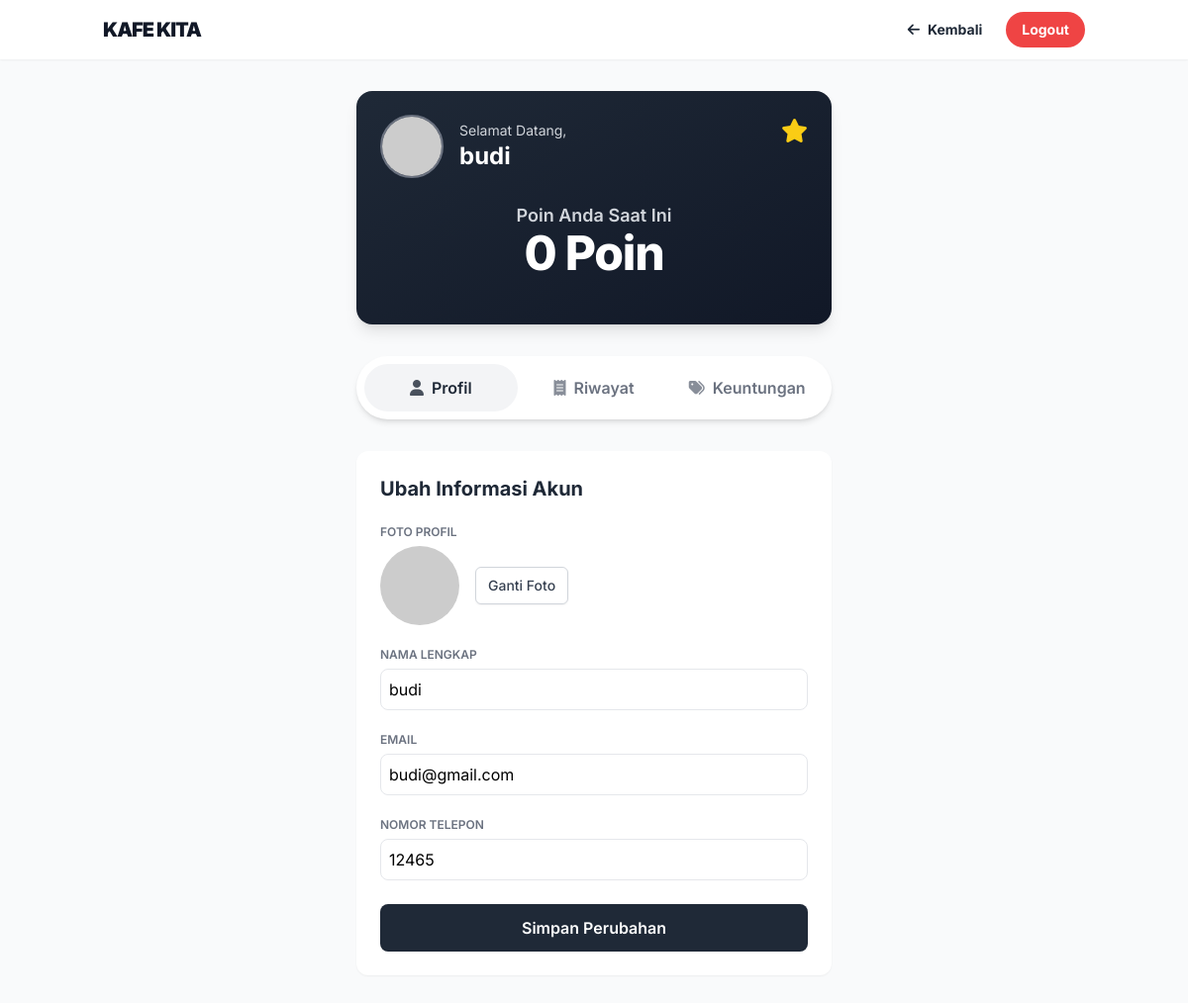
Screenshot of /member.php (signed in) with the database file from the repository.
### tables this page shows
CREATE TABLE `members` (
  `id` int(11) NOT NULL,
  `name` varchar(255) NOT NULL COMMENT 'Nama lengkap member',
  `email` varchar(255) NOT NULL COMMENT 'Alamat email untuk login, harus unik',
  `password` varchar(255) NOT NULL COMMENT 'Password yang sudah di-hash',
  `phone_number` varchar(20) DEFAULT NULL COMMENT 'Nomor telepon member (opsional)',
  `points` int(11) DEFAULT 0 COMMENT 'Poin loyalitas member (opsional, untuk pengembangan selanjutnya)',
  `created_at` timestamp NOT NULL DEFAULT current_timestamp() COMMENT 'Waktu pendaftaran member',
  `profile_image_url` varchar(255) DEFAULT NULL
);

### member.php (the view, shortened to what this page needs)
<?php
require_once 'db_connect.php';
$member_id = $_SESSION['member']['id'];
$member = null;
$stmt_member = $conn->prepare("SELECT * FROM members WHERE id = ?");
$stmt_member->bind_param("i", $member_id);
$stmt_member->execute();
$result = $stmt_member->get_result();
if ($result->num_rows > 0) {
    $member = $result->fetch_assoc();
} else {
    header('Location: logout.php');
    exit();
}
?>
<!DOCTYPE html>
<html lang="id">
<head>
    <script src="https://cdn.tailwindcss.com"></script>
    <link rel="stylesheet" href="https://cdnjs.cloudflare.com/ajax/libs/font-awesome/6.4.0/css/all.min.css">
</head>
<body class="bg-gray-50">
    <nav class="bg-white shadow-sm sticky top-0 z-40">
        <div class="container mx-auto px-4 py-3 flex justify-between items-center">
            <a href="index.php" class="text-xl font-black text-gray-900 tracking-tighter">KAFE KITA</a>
            <div class="flex items-center space-x-2">
                <a href="index.php" class="text-gray-800 px-4 py-2 rounded-full font-bold hover:bg-gray-100 text-sm flex items-center">
                    <i class="fas fa-arrow-left mr-2"></i> Kembali
                </a>
                <a href="logout.php" class="bg-red-500 text-white px-4 py-2 rounded-full font-bold hover:bg-red-600 text-sm">Logout</a>
            </div>
        </div>
    </nav>
    <main class="container mx-auto px-4 py-8 max-w-lg">
        <section class="bg-gradient-to-br from-gray-800 to-gray-900 text-white p-6 rounded-2xl shadow-lg mb-8">
            <div class="flex justify-between items-start mb-4">
                <div class="flex items-center gap-4">
                    <img src="<?= htmlspecialchars($member['profile_image_url'] ?? 'https://placehold.co/64x64/e2e8f0/64748b?text=' . substr($member['name'], 0, 1)) ?>" alt="Profil" class="w-16 h-16 rounded-full object-cover border-2 border-gray-500">
                    <div>
                        <p class="text-sm text-gray-300">Selamat Datang,</p>
                        <h2 class="text-2xl font-bold"><?= htmlspecialchars($member['name']); ?></h2>
                    </div>
                </div>
                <div class="text-right"><i class="fas fa-star text-yellow-400 text-2xl"></i></div>
            </div>
            <div class="text-center my-6">
                <p class="text-lg font-semibold text-gray-300">Poin Anda Saat Ini</p>
                <p class="text-5xl font-extrabold tracking-tight"><?= number_format($member['points'] ?? 0); ?> Poin</p>
            </div>
        </section>
        <div class="bg-white rounded-full shadow-md p-2 flex justify-around mb-8">
            <button onclick="switchTab('profil')" class="tab-button active w-full text-center font-semibold p-3 rounded-full"><i class="fas fa-user mr-2 opacity-80"></i>Profil</button>
            <button onclick="switchTab('riwayat')" class="tab-button w-full text-center font-semibold text-gray-500 p-3 rounded-full"><i class="fas fa-receipt mr-2 opacity-80"></i>Riwayat</button>
            <button onclick="switchTab('keuntungan')" class="tab-button w-full text-center font-semibold text-gray-500 p-3 rounded-full"><i class="fas fa-tags mr-2 opacity-80"></i>Keuntungan</button>
        </div>
        <div id="tab-content">
            <div id="profil-content" class="tab-pane active space-y-6">
                <div class="bg-white p-6 rounded-xl shadow-sm">
                    <h3 class="font-bold text-xl mb-4 text-gray-800">Ubah Informasi Akun</h3>
                    <form method="POST" enctype="multipart/form-data">
                        <div class="space-y-4">
                            <div>
                                <label class="text-xs font-semibold text-gray-500">FOTO PROFIL</label>
                                <div class="mt-1 flex items-center gap-4">
                                    <img id="image-preview" src="<?= htmlspecialchars($member['profile_image_url'] ?? 'https://placehold.co/80x80/e2e8f0/64748b?text=' . substr($member['name'], 0, 1)) ?>" class="w-20 h-20 rounded-full object-cover">
                                    <label for="profile_image" class="cursor-pointer bg-white py-2 px-3 border border-gray-300 rounded-md shadow-sm text-sm font-medium text-gray-700 hover:bg-gray-50">Ganti Foto</label>
                                </div>
                            </div>
                            <div>
                                <label class="text-xs font-semibold text-gray-500">NAMA LENGKAP</label>
                                <input type="text" name="name" value="<?= htmlspecialchars($member['name']); ?>" class="mt-1 w-full border rounded-lg p-2">
                            </div>
                            <div>
                                <label class="text-xs font-semibold text-gray-500">EMAIL</label>
                                <input type="email" name="email" value="<?= htmlspecialchars($member['email']); ?>" class="mt-1 w-full border rounded-lg p-2">
                            </div>
                            <div>
                                <label class="text-xs font-semibold text-gray-500">NOMOR TELEPON</label>
                                <input type="text" name="phone_number" value="<?= htmlspecialchars($member['phone_number']); ?>" class="mt-1 w-full border rounded-lg p-2">
                            </div>
                        </div>
                        <button type="submit" class="mt-6 w-full bg-gray-800 text-white py-3 rounded-lg font-semibold hover:bg-gray-900">Simpan Perubahan</button>
                    </form>
                </div>
            </div>
        </div>
    </main>
</body>
</html>

### member.php (style rules this page uses)
body { font-family: 'Inter', sans-serif; }
.tab-button.active { color: #1f2937; background-color: #f3f4f6; }

### rows the page displays
members: name "budi", points "0", email "budi@gmail.com", phone_number "12465"
